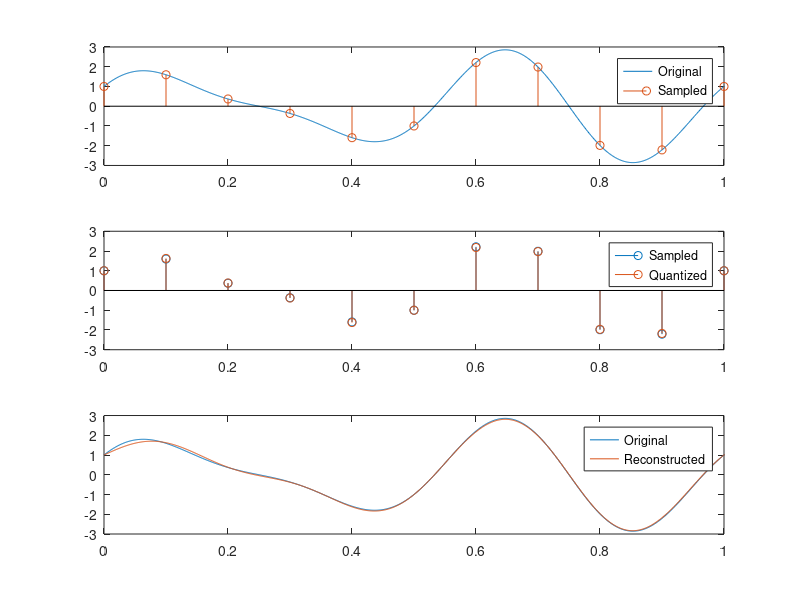

Here is the MATLAB script that generated this plot:
% Original Signal
f_s = 1000; % sampling frequency
t_start = 0; % sampling start time
t_end = 10; % sampling end time

t_s = 1 / f_s; % sampling interval
t = t_start:t_s:t_end;

x = 2 * sin(4 * pi * t) + cos(6 * pi * t); % original signal

% Sampled Signal
f2_s = 10; % sampling frequency

t2_s = 1 / f2_s; % sampling interval
t2 = t_start:t2_s:t_end;

x2 = x(1:floor(t2_s / t_s):length(t)); % Sampled signal

subplot(3, 1, 1)
plot(t, x)
hold on
stem(t2, x2)
axis([0 1 -3 3])
legend('Original', 'Sampled')

% Quantization
A_max = max(x2);
A_min = min(x2);
Q_level = 64;
Q_step = (A_max - A_min) / Q_level;

xq_level = min(floor((x2 - A_min) / Q_step), Q_level - 1);
xq = (xq_level * Q_step) + A_min;

tmp = dec2bin(xq_level);
xe = reshape(tmp, 1, numel(tmp));

% Send: xe
% ...
% Receive: tmp2

tmp2 = reshape(xe, length(t2), log2(Q_level));
xd = Q_step * (bin2dec(tmp2) - (Q_level / 2) + 0.5);

subplot(3, 1, 2)
stem(t2, x2)
hold on
stem(t2, xd)
axis([0 1 -3 3])
legend('Sampled', 'Quantized')

% Reconstructed Signal
y = zeros(length(t2), length(t));
for idx = 1:length(t2)
    y(idx, :) = xd(idx) * sinc((t - (t(1) + (idx - 1) * t2_s)) / t2_s);
end
y = sum(y);

subplot(3, 1, 3)
plot(t, x, t, y)
axis([0 1 -3 3])
legend('Original', 'Reconstructed')
